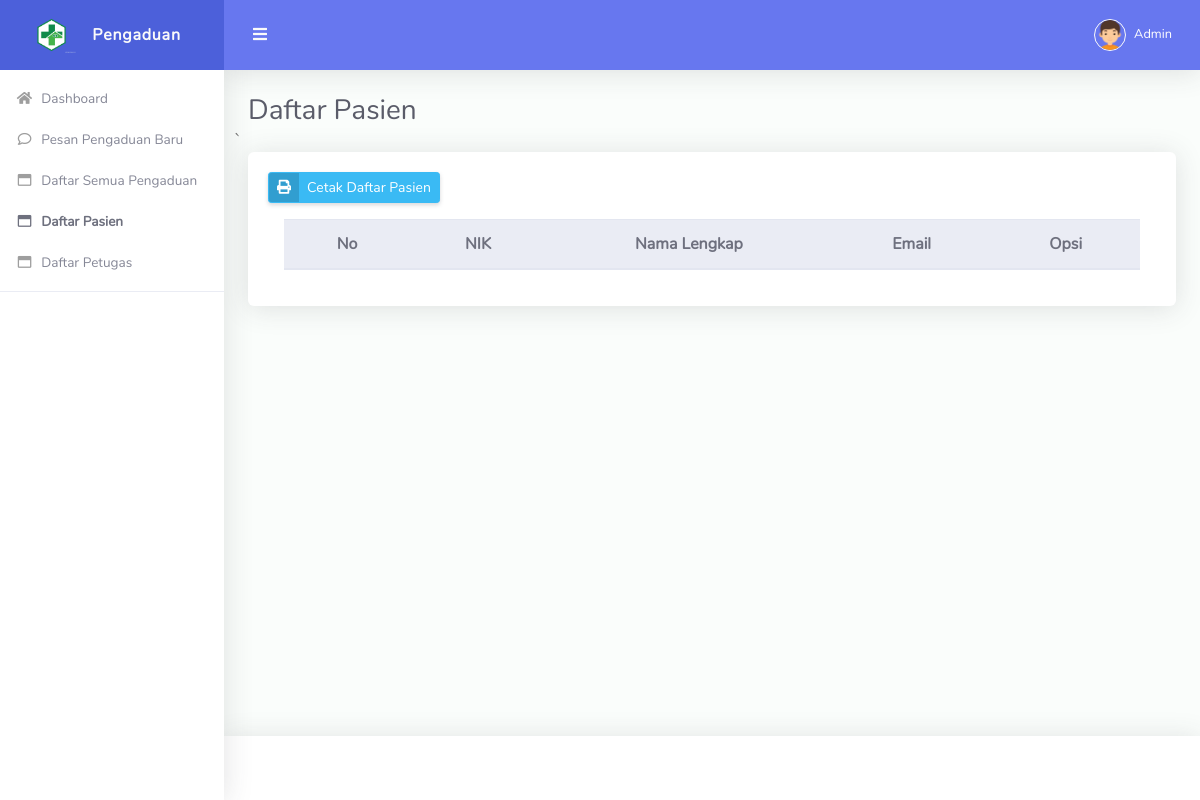
/admin/daftar-masyarakat.php (signed in), run on an earlier commit of the app's database.
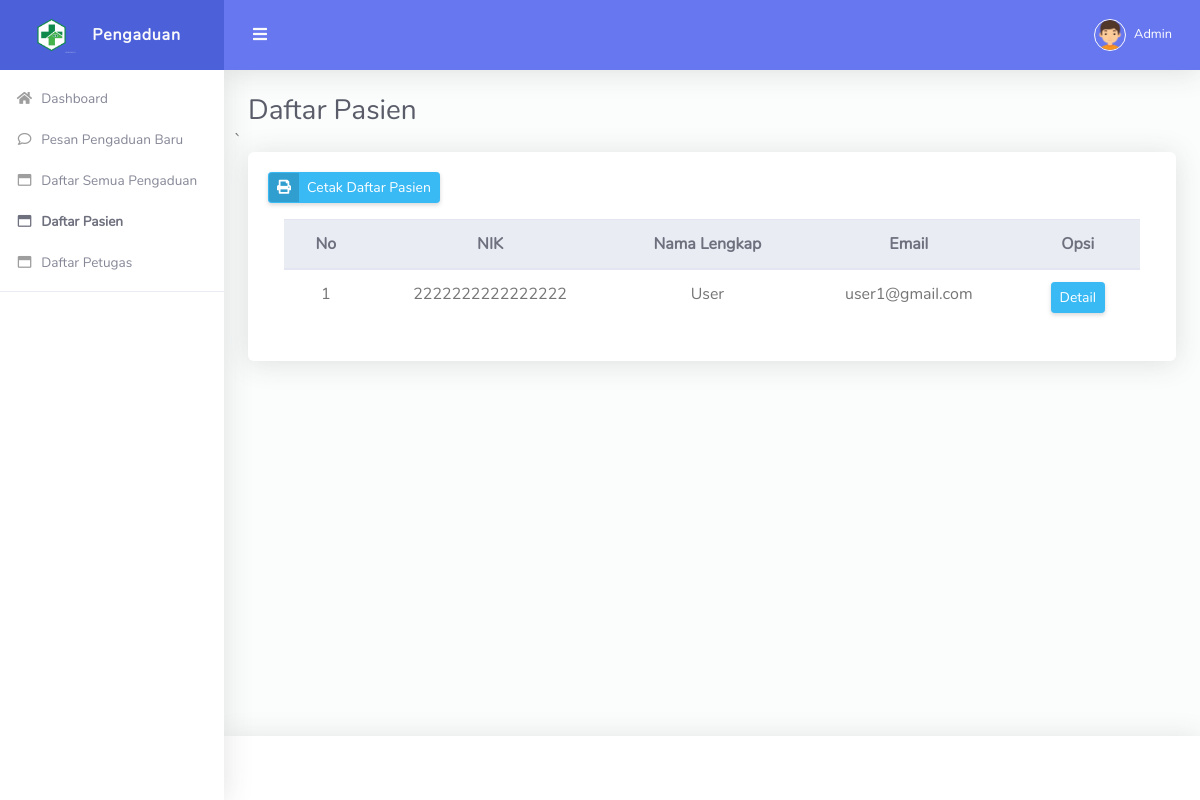
And on a later commit of the database.
### tables this page shows
CREATE TABLE `tbl_masyarakat` (
  `id_masyarakat` int NOT NULL,
  `nik` varchar(50) NOT NULL,
  `nama` varchar(90) NOT NULL,
  `email` varchar(50) NOT NULL,
  `password` varchar(200) NOT NULL
);

### admin/daftar-masyarakat.php (the view, shortened to what this page needs)
<!DOCTYPE html>
<html lang="en">
<head>
  <link href="../vendor/fontawesome-free/css/all.min.css" rel="stylesheet" type="text/css">
  <link href="../vendor/bootstrap/css/bootstrap.min.css" rel="stylesheet" type="text/css">
  <link href="../css/ruang-admin.min.css" rel="stylesheet">
  <link href="../vendor/datatables/dataTables.bootstrap4.css"  rel="stylesheet" type="text/css">
</head>
<body id="page-top">
  <div id="wrapper">
    <ul class="navbar-nav sidebar sidebar-light accordion" id="accordionSidebar">
      <a class="sidebar-brand d-flex align-items-center justify-content-center" href="">
        <div class="sidebar-brand-icon">
          <img src="../img/logo/logo2.png">
        </div>
        <div class="sidebar-brand-text mx-3">Pengaduan</div>
      </a>
      <?php include "menu.php"; ?>
      <hr class="sidebar-divider">
    </ul>
    <div id="content-wrapper" class="d-flex flex-column">
      <div id="content">
        <nav class="navbar navbar-expand navbar-light bg-navbar topbar mb-4 static-top">
          <button id="sidebarToggleTop" class="btn btn-link rounded-circle mr-3">
            <i class="fa fa-bars"></i>
          </button>
          <ul class="navbar-nav ml-auto">
            <li class="nav-item dropdown no-arrow">
              <a class="nav-link dropdown-toggle" href="#" id="userDropdown" role="button" data-toggle="dropdown"
                aria-haspopup="true" aria-expanded="false">
                <img class="img-profile rounded-circle" src="../img/boy.png" style="max-width: 60px">
                <span class="ml-2 d-none d-lg-inline text-white small"><?php echo $_SESSION['nama']; ?></span>
              </a>
            </li>
          </ul>
        </nav>
        <div class="container-fluid" id="container-wrapper">
          <div class="d-sm-flex align-items-center justify-content-between mb-0">
            <h1 class="h3 mb-0 text-gray-800">Daftar Pasien</h1>
          </div>
          <div class="row">
         ` <div class="col-lg-12">
            <div class="card mb-4">
              <div class="card-body">
                <div class="row col-lg-12">
                  <a href="cetak-daftar-masyarakat.php" class="btn btn-sm btn-info btn-icon-split">
                    <span class="icon text-primary-50">
                      <i class="fas fa-print"></i>
                    </span>
                    <span class="text">Cetak Daftar Pasien</span>
                  </a>
                </div>
                <div class="table-responsive p-3">
                  <table class="table align-items-center table-bordered table-flush table-hover" id="tabel-pengaduan">
                    <thead class="thead-light">
                      <tr align="center">
                          <th>No</th>
                          <th>NIK</th>
                          <th>Nama Lengkap</th>
                          <th>Email</th>
                          <th>Opsi</th>
                      </tr>
                  </thead>
                  <tbody>
                  <?php
                      include '../koneksi.php';
                      $no = 1;
                      $data = mysqli_query($koneksi,"select * from tbl_masyarakat");
                      while($row = mysqli_fetch_array($data))
                      {
                          echo "<tr align='center'>
                          <td>$no</td>
                          <td>".$row['nik']."</td>
                          <td>".$row['nama']."</td>
                          <td>".$row['email']."</td>
                          <td>
                            <a class='btn btn-sm btn-info' href='detail-masyarakat.php?id=".$row['id_masyarakat']."'> Detail </a>                          </td>
                      </tr>";
                      $no++;
                      }
                  ?>
                  </tbody>
                </table>
                </div>
              </div>
             </div>
            </div>
          </div>
        </div>
      </div>
      <footer class="sticky-footer bg-white">
      </footer>
    </div>
  </div>
</body>
</html>

What changed in the data, as far as the page shows it:
added tbl_masyarakat: nik "2222222222222222", nama "User", email "user1@gmail.com"
